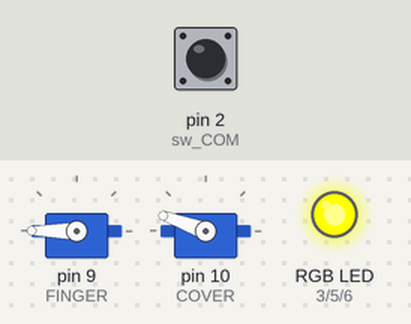
The sketch below on a simulated Arduino Uno, built with avr-gcc and run on an emulated ATmega328P. Shown: 2 × servo, an RGB LED mixed from three pins (HIGH = lit). The test bench sets the inputs (shaded band); at power-on: pin 2 (sw_COM) HIGH. Random numbers use the default seed unless the sketch sets one.

Above: at 2.6 s.
2.7 s: pin 2 (sw_COM) pulled LOW for 3 s
At 5.5 s:
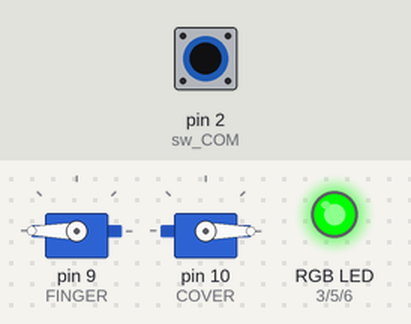
At 8.6 s:
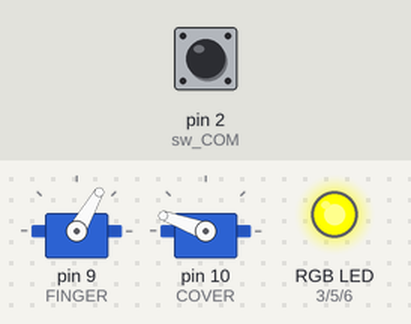
Timing chart, 0 to 13.2 s (numbered marks = the images above; inputs shaded):
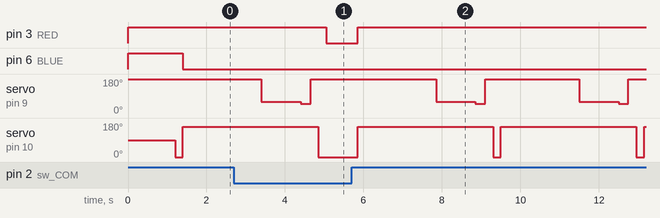

The sketch:

Hardware_Test.ino
```cpp
#include <Servo.h>
#include <Arduino.h>


#define FINGER 9
#define COVER 10
#define sw_COM 2
#define RED 3
#define GREEN 5
#define BLUE 6

#define Touch 128
#define FullOpen 160

Servo Finger, Cover;

void Watch_Out_For_Me();
void Normal0();
void Normal1();
void Normal2();
void Normal3();

void  Angry0();
void  Angry1();
void  Angry2();
void  Angry3();


typedef void (*ActionFunction)();
ActionFunction action[]={
    Normal0, // Open -> delay 0.2s -> finger
    Normal1, // Open -> delay 1s -> finger
    Normal2, // Open (speed=2) -> -> finger (speed=1) (same time)
    Normal3, // Open -> delay 2s -> finger (125 - just touch , no switch) -> delay 1s -> finger

    Angry0, // Red -> Angry Cover -> Open ->  delay 0.2s -> finger
    Angry1, // Red -> Open -> delay 0.2s -> finger -> Angry Finger
    Angry2, // Grean  Open (speed=2) -> delay 1s -> Red -> finger
    Angry3, // Angry Cover -> Open -> delay 0.2s -> finger -> delay 0.2s -> close -> open -> delay 0.2s -> Angry Finger

};
const int Total_action = sizeof(action) / sizeof(action[0]);

void setRGB(int red, int green, int blue);
void finger(int val, int speed=0);
void cover(int val, int speed=0);
void sleep();


void setup(){
    pinMode(sw_COM, INPUT_PULLUP);
    pinMode(RED, OUTPUT);
    pinMode(BLUE, OUTPUT);
    pinMode(GREEN, OUTPUT);

    setRGB(255, 255, 255);

    delay(1000);

    Finger.attach(FINGER);
    Cover.attach(COVER);

    sleep(); //HardWare.ino
}

int stressLevel = 0;
unsigned long lastClickTime = 0;
void updateStress() {
  unsigned long now = millis();

    if( now - lastClickTime < 5000 ){ // increase stress if it be annoyed again in 5s
        stressLevel += (now-lastClickTime < 3000) ? random(1, 3) : 1;
    }

    else{
        // Giảm stress dựa trên thời gian chờ
        int coolDown = (now - lastClickTime) / 2000;
        stressLevel = max(0, stressLevel - coolDown);
    }

    stressLevel = min(stressLevel, 10); //limit the maximum  stress;
    lastClickTime = now;
}


//////////////////////////////////////////////////////////////
void loop() {
  if (digitalRead(sw_COM) == HIGH) { // BOX_ON
    // updateStress();

    Normal3();

    sleep();

    // if(random(3)==0 and stressLevel >= 5)
    //     Watch_Out_For_Me();
  }
  else {
    sleep();
  }
}
/////////////////////////////////////////////////////////////
void setRGB(int red, int green, int blue){
  analogWrite(RED, red);
  analogWrite(GREEN, green);
  analogWrite(BLUE, blue);
}

void finger(int val, int speed=0){
  if(!speed) {
    Finger.write(180-val);
    return;
  }

  int current= 180 - Finger.read();
  if(val>current){
    for(int i = current; i <= val; i+= speed ){
      Finger.write(180-min(i,Touch));
        delay(10);
    }
  }
  else{
    for(int i = current; i >= val; i-= speed ){
      Finger.write(180-max(0,i));
        delay(10);
    }
  }
}

void cover(int val, int speed=0){
  if(!speed) {
    Cover.write(val);
    return;
  }

  int current= Cover.read();
  if(val>current){
    for(int i = current; i <= val; i+= speed ){
        Cover.write(min(i,FullOpen));
        delay(10);
    }
  }
  else{
    for(int i = current; i >= val; i-= speed ){
      Cover.write(max(0,i));
          delay(10);
    }
  }
}

void sleep(){
  finger(0);
  delay(200);
  cover(0);
  delay(200);
  setRGB(0, 255, 0);
}

void AngryCover(){
  int time = random (3,7);
  for(int i=0;i<time;i++){
    cover(100);
    setRGB(200,0,0);
    delay(100);
    cover(0);
    setRGB(255,0,0);
    delay(100);
  }
  setRGB(255,0,0);
}

void AngryFinger(){
  int time = random (3,6);
  for(int i=0;i<time;i++){
    finger(110);
    setRGB(255,0,0);
    delay(100);
    finger(Touch);
    setRGB(220,0,0);
    delay(100);
  }
  setRGB(255,0,0);
}
/////////////////////////////////////////////////////////////////////
void Watch_Out_For_Me(){
  delay(500);
  cover(120);
  delay(2000);
  cover(0,1);
}

void Normal0(){ // Open -> delay 0.2s -> finger
  cover(FullOpen);
  delay(200);
  finger(Touch);
  delay(250);
}
void Normal1(){ // Open -> delay 1s -> finger
  cover(FullOpen);
  delay(1000);
  finger(Touch);
  delay(250);
}
void Normal2(){ // Open (speed=2) -> -> finger (speed=1) (same time)
  setRGB(255, 255, 0);
  cover(FullOpen,2);
  delay(200);
  finger(Touch,1);
  delay(250);
}
void Normal3(){ // Open -> delay 2s -> finger (125 - just touch , no switch) -> delay 1s -> finger
  setRGB(255, 255, 0);
  cover(FullOpen);
  delay(2000);
  finger(120);
  delay(1000);
  finger(Touch+2);
  delay(250);
}

void  Angry0(){ // Red -> Angry Cover -> Open ->  delay 0.2s -> finger
  setRGB(255, 0, 0);
  AngryCover();
  cover(FullOpen);
  delay(200);
  finger(Touch);
  delay(200);
}
void  Angry1(){ // Red -> Open -> delay 0.2s -> finger -> delay 0.5s -> Angry Finger
  setRGB(255, 0, 0);
  cover(FullOpen);
  delay(200);
  finger(Touch);
  delay(1000);
  AngryFinger();
}
void  Angry2(){ // Yellow  Open (speed=2) -> delay 1s -> Red -> finger
  setRGB(255, 255, 0);
  cover(FullOpen,2);
  delay(1000);
  setRGB(255, 0, 0);
  finger(Touch);
  delay(250);
}
void  Angry3(){ // Angry Cover -> Open -> delay 0.2s -> finger -> delay 0.2s ->slepp -> delay 1s -> Open -> Fninger -> delay 1s -> Angry Finger
  setRGB(255, 0, 0);
  AngryCover();
  cover(FullOpen);
  delay(200);
  finger(Touch);
  delay(250);
  sleep();
  delay(1000);
  cover(FullOpen);
  delay(200);
  finger(Touch);
  delay(1000);
  AngryFinger();
}
```

Measured:
- after the input at 2.7 s, pin 3 (RED): HIGH → LOW after 2.4 s, → HIGH 0.80 s later
- by itself, servo on pin 10 (COVER): repeats every 3.7 s: 160° 3.5 s, 0° 0.20 s
